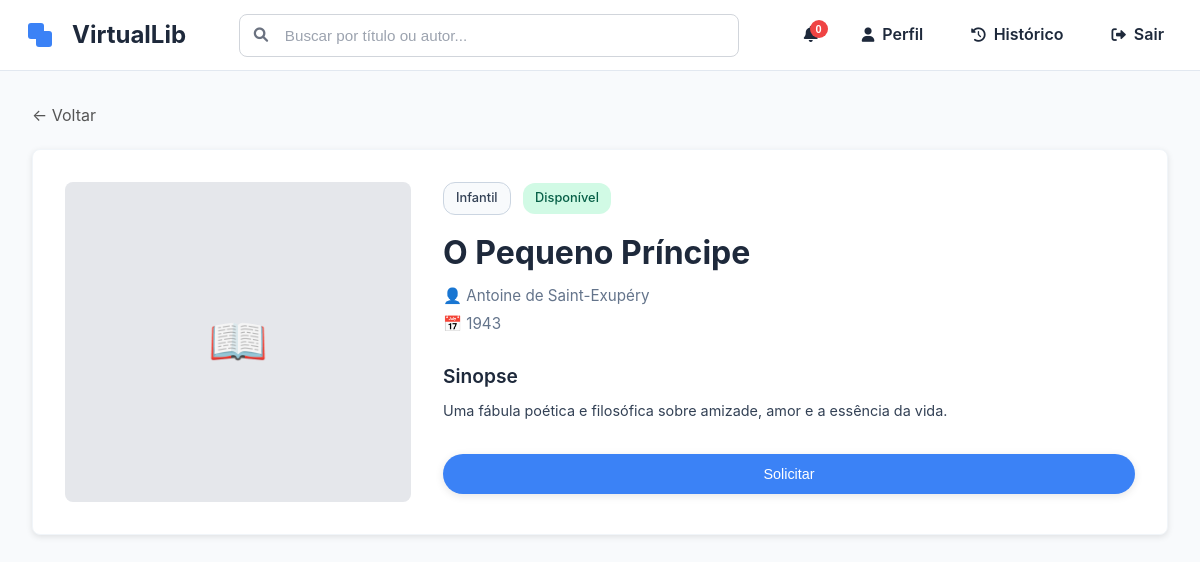
/details/4, run on the app's committed database.
### tables this page shows
CREATE TABLE IF NOT EXISTS Books (
    id INT PRIMARY KEY AUTO_INCREMENT,
    title VARCHAR(255) NOT NULL,
    author VARCHAR(255) NOT NULL,
    genre VARCHAR(100) NOT NULL,
    year INT NOT NULL,
    description TEXT NOT NULL,
    available BOOLEAN NOT NULL DEFAULT TRUE,
    created_at TIMESTAMP DEFAULT CURRENT_TIMESTAMP
);

### app/controllers/BookController.php (called while the page is built, shortened)
<?php
class BookController extends RenderView
{
    public function viewBookDetails($id)
    {
        $bookModel = new BookModel();
        $book = $bookModel->getBookById($id);
        $this->loadView('partials/header', ['title' => $book['title']]);
        $this->loadView('components/book-details', ['book' => $book]);
    }
}

### index.php (called while the page is built, shortened)
<?php
require_once __DIR__."/app/router/routes.php";
require_once __DIR__."/app/core/Core.php";
$isAdmin = isset($_SESSION['user']) && isset($_SESSION['user']['role']) && $_SESSION['user']['role'] === 'admin';
$activeRoutes = $isAdmin ? $adminRoutes : $userRoutes;
$core = new Core($activeRoutes);
$core->run();

### app/models/Database.php (called while the page is built, shortened)
<?php
class Database {
    public function getConnection()
    {
        $this->host = LoadEnv::get('DB_HOST');
        $this->database = LoadEnv::get('DB_NAME');
        $this->user = LoadEnv::get('DB_USER');
        $this->password = LoadEnv::get('DB_PASSWORD');
        $this->port = LoadEnv::get('DB_PORT');
        try {
            $pdo = new PDO(
                "mysql:host=$this->host;port=$this->port;dbname=$this->database",
                $this->user,
                $this->password
            );
            return $pdo;
        } catch (PDOException $e) {
            error_log("Database connection error: " . $e->getMessage());
            throw new Exception("Database connection failed");
        }
    }
}

### app/models/BookModel.php (called while the page is built, shortened)
<?php
class BookModel extends Database
{
    private $pdo;
    public function __construct()
    {
        $this->pdo = $this->getConnection();
    }
    public function getBookById($id)
    {
        try {
            $stmt = $this->pdo->prepare("SELECT * FROM Books WHERE id = :id");
            $stmt->execute([':id' => $id]);
            return $stmt->fetch(PDO::FETCH_ASSOC);
        } catch (PDOException $e) {
            error_log("Database error in getBookById: " . $e->getMessage());
            return null;
        }
    }
}

### app/views/components/book-details.php (the view)
<head>
    <link rel="stylesheet" href="/public/css/book-details.css">
</head>
<div class="container">
    <a href="/" class="back-btn">&larr; Voltar</a>
    <div class="book-card">
        <div class="book-cover">📖</div>
        <div>
            <div class="book-tags">
                <span class="book-badge outline"><?php echo htmlspecialchars($book['genre']); ?></span>
                <?php if (isset($book['available']) && $book['available']): ?>
                    <span class="book-badge available">Disponível</span>
                <?php else: ?>
                    <span class="book-badge unavailable">Indisponível</span>
                <?php endif; ?>
            </div>
            <h2 class="book-title"><?php echo htmlspecialchars($book['title']); ?></h2>
            <p class="book-meta">👤 <?php echo htmlspecialchars($book['author']); ?></p>
            <p class="book-meta">📅 <?php echo htmlspecialchars($book['year']); ?></p>
            <div class="book-description">
                <h2>Sinopse</h2>
                <p><?php echo nl2br(htmlspecialchars($book['description'])); ?></p>
            </div>
            <div class="book-actions">
                <button
                    class="action-button borrow"
                    data-book-id="<?php echo $book['id']; ?>">
                    <?php
                    if (isset($book['available']) && $book['available']) {
                        echo 'Solicitar';
                    } else {
                        echo 'Devolver';
                    }
                    ?>
                </button>
            </div>
        </div>
    </div>
</div>

### app/core/Core.php (shortened to what this page needs)
<?php
class Core
{
    private $routes;
    public function run()
    {
        $url = $this->getCurrentUrl();
        foreach ($this->getRoutes() as $path => $controllerAndAction) {
            $pattern = $this->buildRoutePattern($path);
            if (preg_match($pattern, $url, $matches)) {
                array_shift($matches);
                $this->executeController($controllerAndAction, $matches);
                break;
            }
        }
    }
    private function getCurrentUrl()
    {
        if (isset($_GET['url'])) {
            $url = '/' . trim($_GET['url'], '/');
        } else {
            $url = parse_url($_SERVER['REQUEST_URI'], PHP_URL_PATH);
        }
        return $url;
    }
    private function buildRoutePattern($path)
    {
        $pattern = preg_quote($path, '#');
        $pattern = preg_replace('/\\\{id\\\}/', '([\w-]+)', $pattern);
        $pattern = preg_replace('/\\\{([^}]+)\\\}/', '([\w-]+)', $pattern);
        return '#^' . $pattern . '$#';
    }
    private function executeController($controllerAndAction, $matches = [])
    {
        try {
            [$currentController, $action] = explode('@', $controllerAndAction);
            $controller = new $currentController();
            call_user_func_array([$controller, $action], $matches);
        } catch (Exception $e) {
            error_log("Router Error: " . $e->getMessage());
            $this->handleNotFound();
        }
    }
    public function getRoutes()
    {
        return $this->routes;
    }
    public function setRoutes($routes)
    {
        $this->routes = $routes;
    }
}

### app/views/partials/navbar.php (shortened to what this page needs)
    <nav class="navbar">
    <div class="nav-container">
        <a href="/" class="nav-brand">
            <div class="logo">
                <div class="logo-icon">
                    <div class="square square-1"></div>
                    <div class="square square-2"></div>
                </div>
            </div>
            <span class="brand-name">VirtualLib</span>
        </a>
        <div class="search-container">
            <div class="search-box">
                <input type="text" placeholder="Buscar por título ou autor..." class="search-input" id="search-input">
            </div>
        </div>
        <div class="nav-menu-desktop">
            <div class="notification-container">
                <button class="notification-btn" id="notification-btn">
                    <span class="notification-badge" id="notification-badge">0</span>
                </button>
            </div>
            <a href="/profile" class="nav-link">
                <i class="fas fa-user"></i>
                <span>Perfil</span>
            </a>
            <a href="/historico" class="nav-link">
                <i class="fas fa-history"></i>
                <span>Histórico</span>
            </a>
            <a href="#" class="nav-link logout" onclick="window.AuthService.logout(); return false;">
                <i class="fas fa-sign-out-alt"></i>
                <span>Sair</span>
            </a>
        </div>
    </div>
</nav>

### public/css/base.css (style rules this page uses)
* { margin: 0; padding: 0; box-sizing: border-box; }
body { font-family: 'Inter', -apple-system, BlinkMacSystemFont, 'Segoe UI', Roboto, sans-serif; background-color: #f8fafc; color: #1e293b; line-height: 1.6; }

### public/css/navbar.css (style rules this page uses)
.navbar { background: white; border-bottom: 1px solid #e2e8f0; position: sticky; top: 0; z-index: 1000; padding: 0; }
.nav-container { max-width: 1200px; margin: 0 auto; padding: 0 20px; display: flex; justify-content: space-between; align-items: center; height: 70px; }
.nav-brand { display: flex; align-items: center; gap: 0.75rem; flex: 0 0 auto; text-decoration: none !important; color: inherit; transition: all 0.3s ease; }
a.nav-brand, a.nav-brand:hover, a.nav-brand:visited, a.nav-brand:focus, a.nav-brand:active { text-decoration: none !important; }
.logo { width: 40px; height: 40px; display: flex; align-items: center; justify-content: center; position: relative; }
.logo-icon { position: relative; width: 24px; height: 24px; }
.square { position: absolute; width: 16px; height: 16px; border-radius: 3px; background-color: #3b82f6; }
.square-1 { top: 0; left: 0; z-index: 2; }
.square-2 { bottom: 0; right: 0; z-index: 1; }
.brand-name { color: #1e293b; font-size: 1.5rem; font-weight: 700; text-decoration: none; transition: opacity 0.3s ease; }
.search-container { flex: 1; display: flex; justify-content: center; align-items: center; max-width: 500px; margin: 0 2rem; }
.search-box { position: relative; width: 100%; }
.search-input { width: 100%; padding: 12px 20px 12px 45px; border: 1px solid #d1d5db; border-radius: 8px; background: white; color: #1e293b; font-size: 0.95rem; transition: all 0.3s ease; outline: none; }
.search-input::placeholder { color: #9ca3af; }
.nav-menu-desktop { flex: 0 0 auto; display: flex; align-items: center; justify-content: center; gap: 1rem; }
.nav-link { display: flex; align-items: center; gap: 0.5rem; padding: 0.5rem 1rem; color: #1e293b; text-decoration: none; border-radius: 8px; transition: all 0.3s ease; font-weight: 500; font-size: 0.9rem; }
.nav-link.logout { color: #dc2626; }
.nav-link i { font-size: 0.9rem; }
.notification-container { display: flex; align-items: center; justify-content: center; }
.nav-link { color: #1e293b !important; text-decoration: none; font-weight: 600; padding: 8px 16px; border-radius: 8px; transition: all 0.3s ease; font-size: 1rem; }

### public/css/layout.css (style rules this page uses)
.container { max-width: 1200px; margin: 0 auto; padding: 2rem; }

### public/css/book-card.css (style rules this page uses)
.book-card { background-color: white; border-radius: 12px; padding: 1.5rem; box-shadow: 0 1px 3px rgba(0, 0, 0, 0.1); transition: all 0.2s ease; border: 1px solid #f1f5f9; display: flex; flex-direction: column; height: 100%; }
.book-title { font-size: 1.25rem; font-weight: 600; color: #1e293b; margin-bottom: 0.5rem; line-height: 1.4; word-wrap: break-word; overflow-wrap: break-word; hyphens: auto; }
.book-description { font-size: 0.9rem; color: #64748b; line-height: 1.5; word-wrap: break-word; overflow-wrap: break-word; hyphens: auto; }
.book-actions { display: flex; align-items: center; justify-content: space-between; margin-top: auto; gap: 1rem; }
.action-button { padding: 0.75rem 1.5rem; border: none; border-radius: 24px; font-size: 0.9rem; font-weight: 500; cursor: pointer; transition: all 0.2s ease; flex: 1; display: flex; justify-content: center; align-items: center; box-shadow: 0 2px 8px rgba(0, 0, 0, 0.10); }
.action-button.borrow { background-color: #3b82f6; color: #ffffff; }

### public/css/notifications.css (style rules this page uses)
.notification-container { position: relative; display: inline-block; }
.notification-btn { background: none; border: none; cursor: pointer; padding: 8px 12px; border-radius: 8px; transition: background-color 0.2s ease; position: relative; color: #1e293b; font-size: 16px; }
.notification-badge { position: absolute; top: 2px; right: 2px; background-color: #ef4444; color: white; border-radius: 50%; width: 18px; height: 18px; font-size: 11px; font-weight: 600; display: flex; align-items: center; justify-content: center; min-width: 18px; }

### app/views/partials/navbar.php (style rules this page uses)
.nav-link { color: #1e293b; }

### data on the page
books: genre "Infantil", available "Disponível", title "O Pequeno Príncipe", author "Antoine de Saint-Exupéry", year "1943", description "Uma fábula poética e filosófica sobre amizade, amor e a essência da vida."
